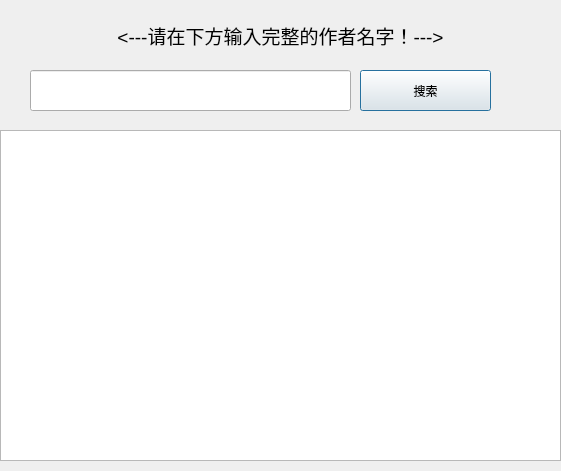
<?xml version="1.0" encoding="UTF-8"?>
<ui version="4.0">
 <class>Author_Works</class>
 <widget class="QDialog" name="Author_Works">
  <property name="geometry">
   <rect>
    <x>0</x>
    <y>0</y>
    <width>561</width>
    <height>471</height>
   </rect>
  </property>
  <property name="windowTitle">
   <string>Dialog</string>
  </property>
  <widget class="QTextBrowser" name="ShowText">
   <property name="geometry">
    <rect>
     <x>30</x>
     <y>620</y>
     <width>541</width>
     <height>161</height>
    </rect>
   </property>
  </widget>
  <widget class="QPushButton" name="pushButton">
   <property name="geometry">
    <rect>
     <x>360</x>
     <y>70</y>
     <width>131</width>
     <height>41</height>
    </rect>
   </property>
   <property name="text">
    <string>搜索</string>
   </property>
  </widget>
  <widget class="QLabel" name="label">
   <property name="geometry">
    <rect>
     <x>60</x>
     <y>0</y>
     <width>441</width>
     <height>71</height>
    </rect>
   </property>
   <property name="text">
    <string>&lt;html&gt;&lt;head/&gt;&lt;body&gt;&lt;p align=&quot;center&quot;&gt;&lt;span style=&quot; font-size:14pt;&quot;&gt;&amp;lt;---请在下方输入完整的作者名字！---&amp;gt;&lt;/span&gt;&lt;/p&gt;&lt;/body&gt;&lt;/html&gt;</string>
   </property>
  </widget>
  <widget class="QListWidget" name="listWidget">
   <property name="geometry">
    <rect>
     <x>0</x>
     <y>130</y>
     <width>561</width>
     <height>331</height>
    </rect>
   </property>
  </widget>
  <widget class="QLineEdit" name="inputName">
   <property name="geometry">
    <rect>
     <x>30</x>
     <y>70</y>
     <width>321</width>
     <height>41</height>
    </rect>
   </property>
  </widget>
 </widget>
 <resources/>
 <connections/>
</ui>
